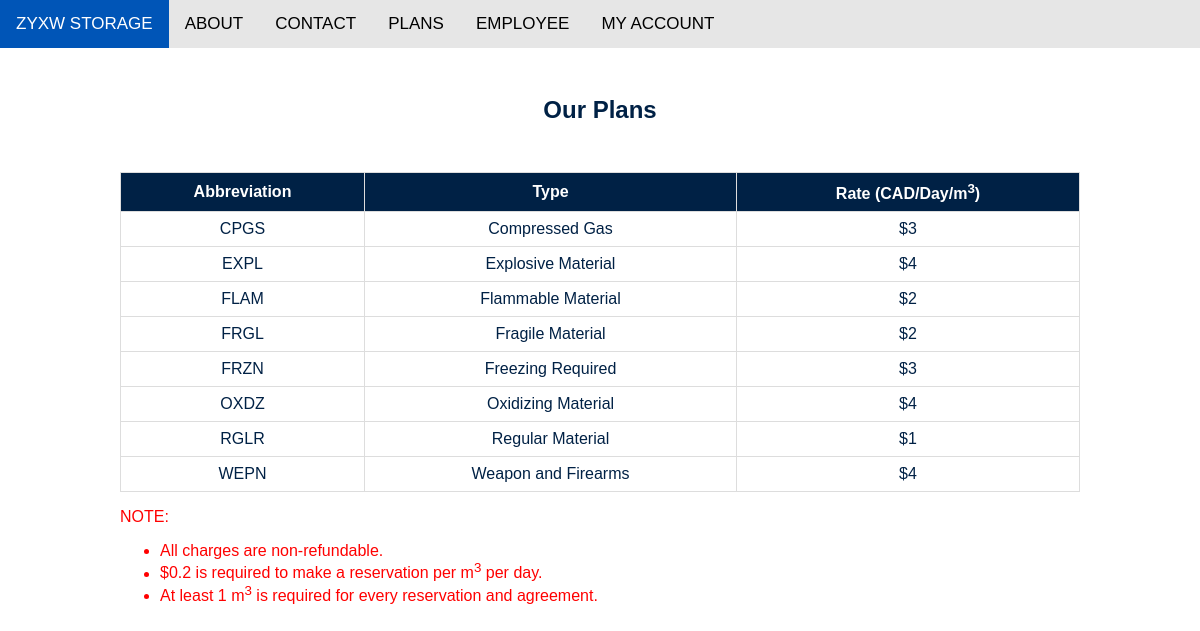
/plans.php, run on the app's committed database.
### tables this page shows
CREATE TABLE ItemType( 

typeName CHAR(4) PRIMARY KEY, 

rate INT NOT NULL,

comment VARCHAR(128) NOT NULL

);

### plans.php (the view, shortened to what this page needs)
<?php
    require_once "pdo_constructor.php";
?>
<!DOCTYPE html>
<html lang="en" dir="ltr">
  <head>
    <link rel="stylesheet" href="./css/table.css">
    <link rel="stylesheet" href="./css/navbar.css">
    <link rel="stylesheet" type="text/css" href="./css/logout.css">
    <link rel="stylesheet" href="https://cdnjs.cloudflare.com/ajax/libs/font-awesome/4.7.0/css/font-awesome.min.css">
  </head>
  <body>
    <section class="navbar">
    <div class="items" id="thebar">
      <a href="./index.php#home" id="brandlabel">ZYXW STORAGE</a>
        <a href="./index.php#about">ABOUT</a>
        <a href="./index.php#contact">CONTACT</a>
        <a href="./plans.php">PLANS</a>
        <a  href="./elogin.php">EMPLOYEE</a>
        <a  href="./clogin.php">MY ACCOUNT</a>
    </div>
    </section>
    <section class="tableblock" style="background-color:white;">
      <h1>Our Plans</h1>
      <div class="thetable">
        <table class="entities" style="width:100%">
          <tr>
            <th>Abbreviation</th>
            <th>Type</th>
              <th>Rate (CAD/Day/m<sup>3</sup>)</th>
          </tr>
      <?php
      $sql="SELECT * FROM ItemType";
      $stmt = $pdo->prepare($sql);
      $stmt->execute();
      while($row=$stmt->fetch(PDO::FETCH_ASSOC)){
        echo "<tr><td>";
        echo($row['typeName']);
        echo ("</td><td>");
        echo($row['comment']);
        echo ("</td><td>");
        echo('$' . $row['rate']);
        echo ("</td></tr>");
      }
      ?>
        </table>
        <p style="text-align:left; color: red;">NOTE:
        <ul style="text-align:left; color: red;">
            <li>All charges are non-refundable.</li>
            <li>$0.2 is required to make a reservation per m<sup>3</sup> per day.</li>
            <li>At least 1 m<sup>3</sup> is required for every reservation and agreement.</li>
        </ul>
      </div>
    </section>
  </body>
</html>

### css/table.css (style rules this page uses)
body { margin: 0; font-family: Arial, Helvetica, sans-serif; }
.tableblock { background-color: #97D4E9; color: #002145; text-align: center; }
.entities { border-collapse: collapse; text-align: center; }
.tableblock h1 { margin: 0; padding-top: 4em; padding-bottom: 2em; }
.thetable { margin-left: auto; margin-right: auto; padding-top: 0; width: 80%; padding-bottom: 8em; overflow-x: auto; }
.entities td, .entities th { margin: 0; border: 1px solid #ddd; padding: 8px; background-color: white; }
.entities th { background-color: #002145; color: white; }

### css/navbar.css (style rules this page uses)
body { margin: 0; font-family: Arial, Helvetica, sans-serif; }
.navbar { position: fixed; width: 100%; z-index: 100; }
.items { overflow: hidden; background-color: rgb(230, 230, 230); }
.items a { float: left; display: block; color: black; text-align: center; padding: 14px 16px; text-decoration: none; font-size: 17px; transition-duration: 0.4s; -webkit-transition-duration: 0.4s; position: -webkit-sticky; position: sticky; top: 0; }
#brandlabel { color: white; background-color: #002145; }

### css/logout.css (style rules this page uses)
body { margin: 0; font-family: Arial, Helvetica, sans-serif; }

### data on the page
itemtype: typeName "CPGS", comment "Compressed Gas", rate "3"
itemtype: typeName "EXPL", comment "Explosive Material", rate "4"
itemtype: typeName "FLAM", comment "Flammable Material", rate "2"
itemtype: typeName "FRGL", comment "Fragile Material", rate "2"
itemtype: typeName "FRZN", comment "Freezing Required", rate "3"
itemtype: typeName "OXDZ", comment "Oxidizing Material", rate "4"
itemtype: typeName "RGLR", comment "Regular Material", rate "1"
itemtype: typeName "WEPN", comment "Weapon and Firearms", rate "4"
